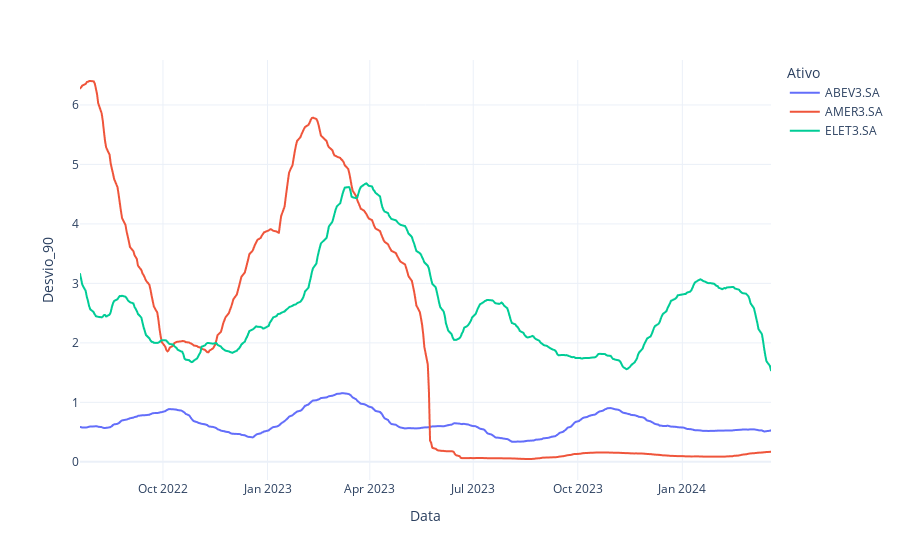

The cell this chart's notebook holds for it:
### Code cell
#Montando um gráfico de linhas para as médias móveis dos ativos
#Criando o Dataframe para usar o Ploty
df_std_movel_90_vertical = df_std_movel_90.stack().reset_index()
df_std_movel_90_vertical.columns = ['Data', 'Ativo', 'Desvio_90']
#criando e exibindo o gráfico
fig = px.line(df_std_movel_90_vertical, x="Data", y="Desvio_90", color='Ativo', template ='plotly_white')
fig.show()

### Figure 1 — Plotly figure (JSON) as saved in the notebook; plotly's stock layout.template omitted (floating-point values rounded to 4 significant figures; data arrays with more than 128 entries replaced by an {"elided": "..."} marker saying what was removed)
{"data": [{"hovertemplate": "Ativo=ABEV3.SA<br>Data=%{x}<br>Desvio_90=%{y}<extra></extra>", "legendgroup": "ABEV3.SA", "line": {"color": "#636efa", "dash": "solid"}, "marker": {"symbol": "circle"}, "mode": "lines", "name": "ABEV3.SA", "showlegend": true, "type": "scattergl", "x": {"elided": "415 str values"}, "xaxis": "x", "y": {"elided": "415 float values"}, "yaxis": "y"}, {"hovertemplate": "Ativo=AMER3.SA<br>Data=%{x}<br>Desvio_90=%{y}<extra></extra>", "legendgroup": "AMER3.SA", "line": {"color": "#EF553B", "dash": "solid"}, "marker": {"symbol": "circle"}, "mode": "lines", "name": "AMER3.SA", "showlegend": true, "type": "scattergl", "x": {"elided": "415 str values"}, "xaxis": "x", "y": {"elided": "415 float values"}, "yaxis": "y"}, {"hovertemplate": "Ativo=ELET3.SA<br>Data=%{x}<br>Desvio_90=%{y}<extra></extra>", "legendgroup": "ELET3.SA", "line": {"color": "#00cc96", "dash": "solid"}, "marker": {"symbol": "circle"}, "mode": "lines", "name": "ELET3.SA", "showlegend": true, "type": "scattergl", "x": {"elided": "415 str values"}, "xaxis": "x", "y": {"elided": "415 float values"}, "yaxis": "y"}], "layout": {"autosize": true, "legend": {"title": {"text": "Ativo"}, "tracegroupgap": 0}, "margin": {"t": 60}, "xaxis": {"anchor": "y", "autorange": true, "domain": [0, 1], "range": ["2022-07-20", "2024-03-19"], "title": {"text": "Data"}, "type": "date"}, "yaxis": {"anchor": "x", "autorange": true, "domain": [0, 1], "range": [-0.3052, 6.756], "title": {"text": "Desvio_90"}, "type": "linear"}}}
